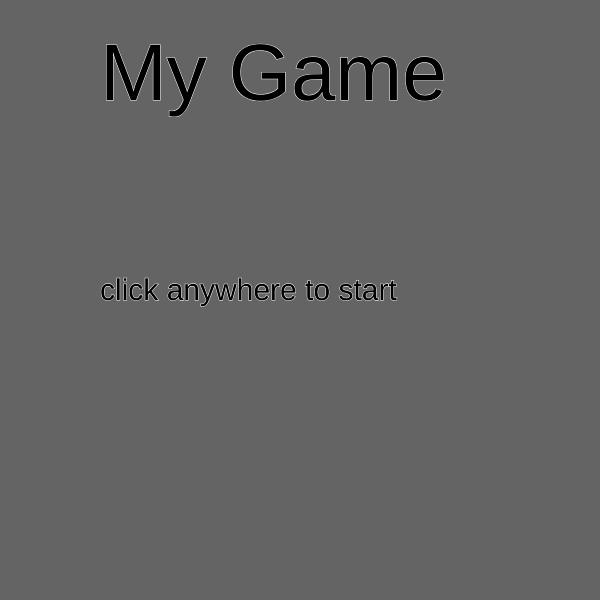
Frame 1 (no input)
Frame 60 (no input): identical to frame 1, image omitted
Frame 120 (the mouse pressed at the canvas centre since frame 60): identical to frame 1, image omitted

The p5.js sketch that drew this single still picture (run headless with seeded random() and noise() and a simulated clock; from frame 60 on, the mouse is pressed at the canvas centre):

// p5.js sketch
// ── sketch.js
'use strict';

let state = 'title';
let cnv;

function setup() {

  cnv = createCanvas(600, 600);
  

}

function draw() {
  if (state === 'title'){
    title();
    cnv.mouseClicked(titleMouseClicked)
  } else if (state === 'level 1'){
    level1();
    cnv.mouseClicked(level1MouseClicked)
  }
}

//Starting/Title Page
function title(){
  background(100);
  textSize(80);
  stroke(255);
  text('My Game',100, 100);

  textSize(30);
  text('click anywhere to start', 100, 300)
}

//When mouse is clicked, change to level 1
function titleMouseClicked(){
  console.log('canvas is clicked on title page')
  state = 'level 1'
}

function level1(){
  background(50,50,100);
}

function level1MouseClicked(){
  console.log('canvas is clicked on level 1 page')
  state = 'level 1'
};
